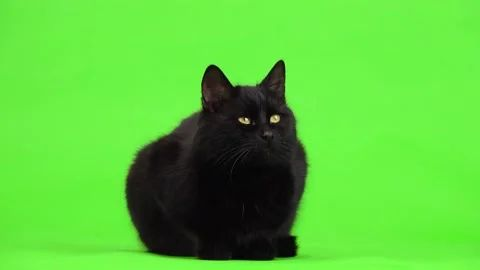
#> input picture cat.jpg, 480 x 270 px, found by its file name
$ python ejercicio2.py
#> lines starting #> are read from the running program, lines starting #| are printed output that depends on the picture; after the words box and inside, x2 and y2 are one past the last pixel; in counts of white or black regions, pixels touching at a corner belong together
import cv2
import numpy as np

img = cv2.imread('cat.jpg')
#> img is the input picture: shape (270, 480, 3); mean B, G, R 58.6, 198.2, 90.2

green_channel = img[:,:,1]
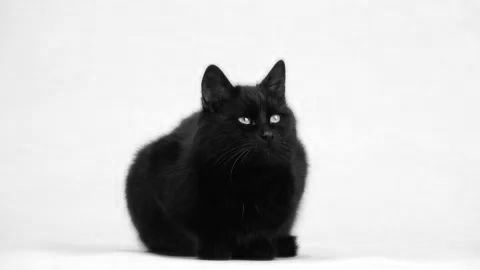
#> green_channel: shape (270, 480); min 0, max 255, mean 198.2

green_channel = np.where(green_channel > 200, 255, green_channel)
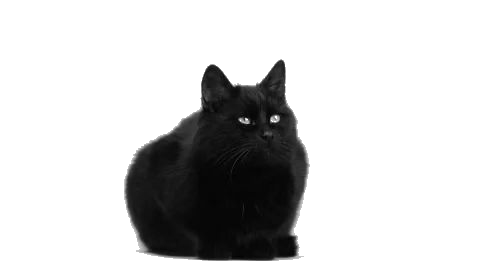
#> green_channel: shape (270, 480); min 0, max 255, mean 207.8

img[:, :, 1] = green_channel
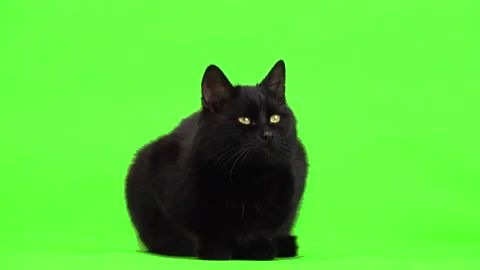
#> img: shape (270, 480, 3); mean B, G, R 58.6, 207.8, 90.2

mask = green_channel == 255
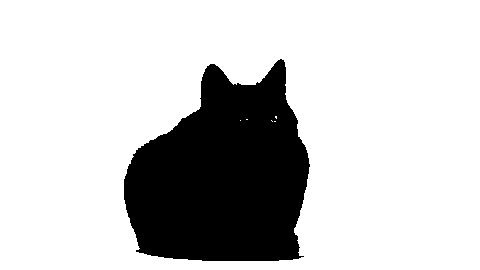
#> mask: shape (270, 480) bool; 79.1% white; 1 black region, box (x1, y1, x2, y2) and area: (124, 59, 310, 261) 27116

np.copyto(img[:,:,2], 255, where=mask)

np.copyto(img[:,:,0], 0, where=mask)

def show_img(img):
    cv2.imshow('window', img)
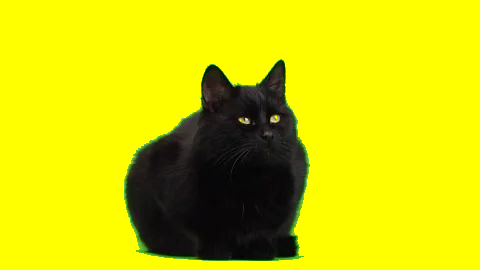
#> window 'window': shape (270, 480, 3); mean B, G, R 4.4, 207.8, 207.1
    cv2.waitKey(0)

show_img(img)
